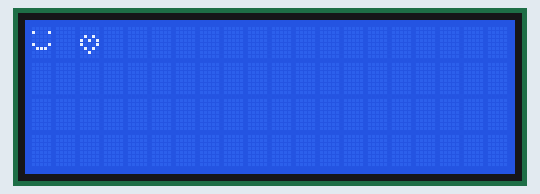
A sketch run on a simulated Arduino Uno, built with avr-gcc and run on an emulated ATmega328P. Parts: 20×4 character LCD.

Above: at 0.37 s.
At 0.97 s:
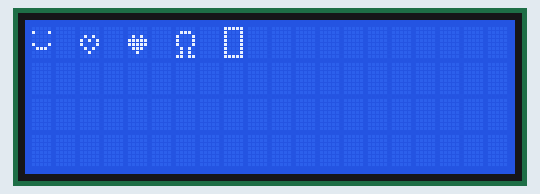
At 1.57 s:
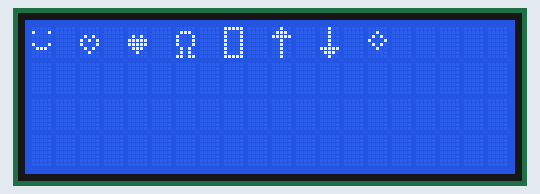
At 2.17 s:
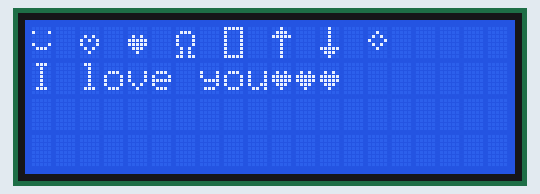
At 2.7 s:
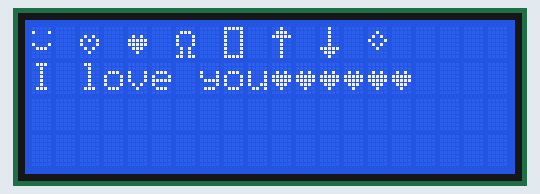

The sketch:

Tien_Le.ino
```cpp
#include<LiquidCrystal.h>

const int RS = 11;
const int EN = 10;
const int D4 = 9;
const int D5 = 8;
const int D6 = 7;
const int D7 = 6;
LiquidCrystal LCD(8,7,6,5,4,3);

#define LED 13
#define SPK 7

byte smiley[8] = {
  B00000,
  B10001,
  B00000,
  B00000,
  B10001,
  B01110,
  B00000,
};
byte heart_h[8] = {
  B00000,
  B00000,
  B01010,
  B10101,
  B10001,
  B01010,
  B00100,
  B00000
};
byte heart_f[8] = {
  B00000,
  B00000,
  B01010,
  B11111,
  B11111,
  B01110,
  B00100,
  B00000
};
byte ohm[8] = {
  B00000,
  B01110,
  B10001,
  B10001,
  B10001,
  B01010,
  B01010,
  B11011
};
byte rect[8] = {
  B11111,
  B10001,
  B10001,
  B10001,
  B10001,
  B10001,
  B10001,
  B11111
};
byte arrow_u[8] = {
  B00100,
  B01110,
  B11111,
  B00100,
  B00100,
  B00100,
  B00100,
  B00100
};
byte arrow_d[8] = {
  B00100,
  B00100,
  B00100,
  B00100,
  B00100,
  B11111,
  B01110,
  B00100
};
byte diamond[8] = {
  B00000,
  B00100,
  B01010,
  B10001,
  B01010,
  B00100,
  B00000,
  B00000
};
void setup() {
  LCD.begin(20, 4);
  LCD.createChar(0, smiley);
  LCD.createChar(1, heart_h);
  LCD.createChar(2, heart_f);
  LCD.createChar(3, ohm);
  LCD.createChar(4, rect);
  LCD.createChar(5, arrow_u);
  LCD.createChar(6, arrow_d);
  LCD.createChar(7, diamond);
}
void loop() {
  for(int i=0;i<8;i++){
    LCD.setCursor(i*2,0);
    LCD.print(char(i));
    delay(200);
  }
  LCD.setCursor(0, 1);
  LCD.print("I love you");
  for(int i=10;i<16;i++){
    LCD.setCursor(i, 1);
    LCD.print(char(2));
    delay(200);
  }
  delay(2000);
  LCD.clear();
  delay(300);
}
```

Measured:
- by itself, everything shown: repeats every 5.1 s, in 15 steps
- what the display in image 4 shows lasts 2.2 s, from 2.7 s to 4.9 s
